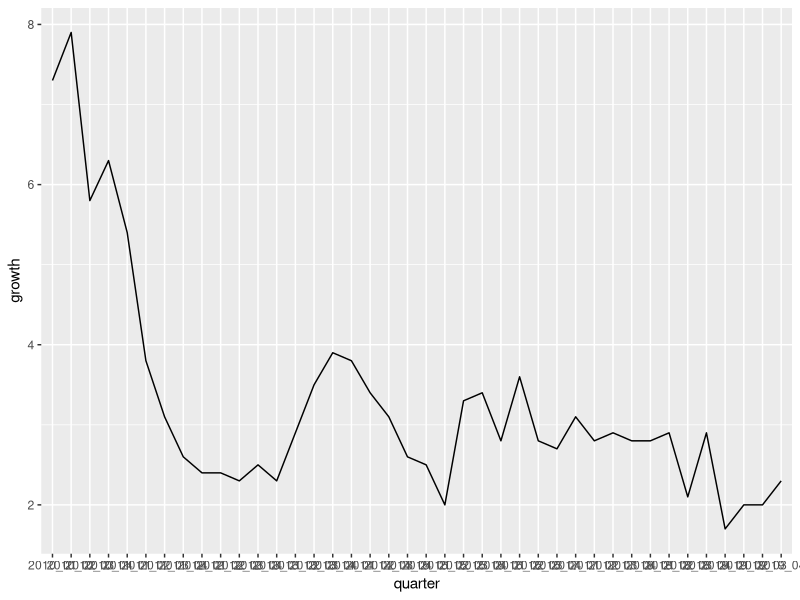

Write the R code that produced this figure.
library(ggplot2)
data_gdp <- read.csv("gdp.csv")
colnames(data_gdp) <- c("quarter", "growth")

head(data_gdp)

ggplot(data = data_gdp, aes(x = quarter, y = growth)) + geom_line(group = 1)
